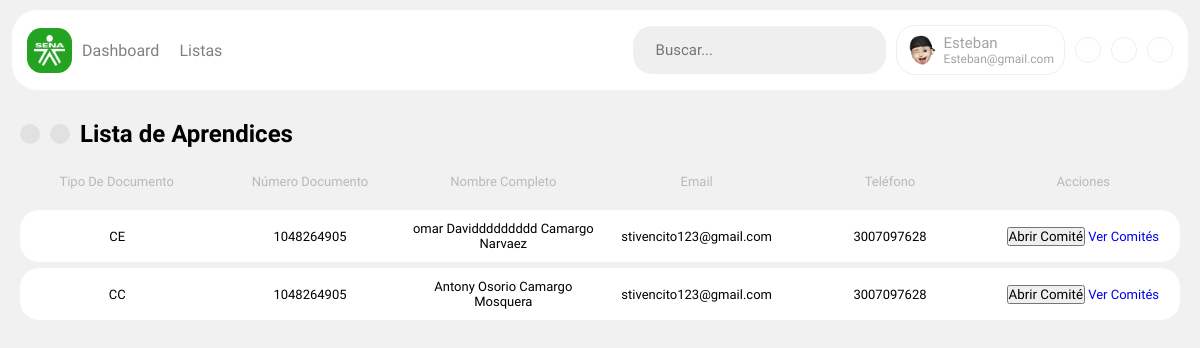
Page /views/aprendices.php?id_ficha=16 (signed in) on the earlier database version.
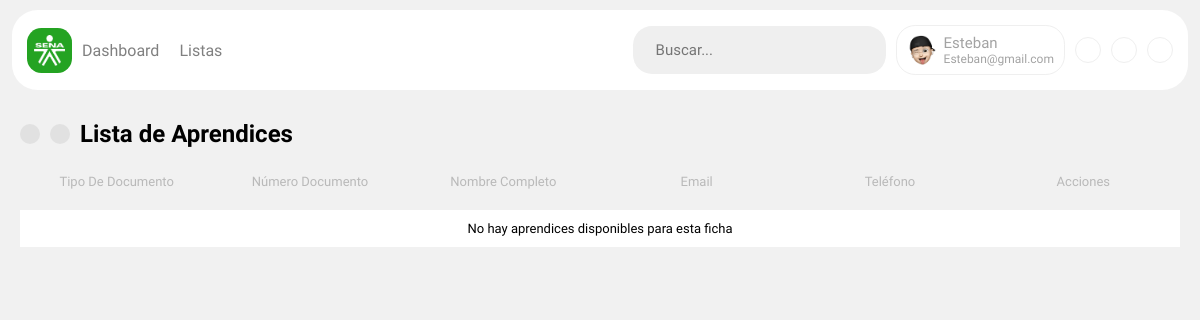
Same page on the later database version.
### tables this page shows
CREATE TABLE `aprendiz` (
  `ID_Aprendiz` int(11) NOT NULL,
  `Numero_Documento` varchar(50) NOT NULL,
  `Tipo_Documento` varchar(20) NOT NULL,
  `Primer_Nombre` varchar(50) NOT NULL,
  `Segundo_Nombre` varchar(50) DEFAULT NULL,
  `Primer_Apellido` varchar(50) NOT NULL,
  `Segundo_Apellido` varchar(50) NOT NULL,
  `Email` varchar(100) DEFAULT NULL,
  `Telefono` varchar(20) DEFAULT NULL,
  `ID_Ficha` int(11) DEFAULT NULL,
  `Imagen` varchar(255) NOT NULL
);

### views/aprendices.php (the view, shortened to what this page needs)
<?php
include("../model/config.php");
if (isset($_GET['id_ficha'])) {
    $id_ficha = $_GET['id_ficha'];
    $query = "SELECT * FROM aprendiz WHERE ID_Ficha = $id_ficha";
    $result = $con->query($query);
} else {
    header("Location: ../index.php");
    exit();
}
?>
<!DOCTYPE html>
<html lang="en">
<head>
    <link rel="stylesheet" href="https://cdn.jsdelivr.net/npm/sweetalert2@10.16.6/dist/sweetalert2.min.css">
    <link rel="stylesheet" href="../static/style/tablas.css">
    <link rel="stylesheet" href="../static/style/modal.css">
</head>
<body>
<?php include '../components/menu.php'; ?>
    <section>
        <div class='title-accion'>
            <div>
                <a href="listas_ficha.php" class="agregar">
                </a>
                <button type="button" id="openAddAprendizModal" class="agregar">
                </button>
            </div>
            <h1>Lista de Aprendices</h1>
        </div>
        <table id='table'>
            <thead>
                <tr>
                    <th>Tipo De Documento</th>
                    <th>Número Documento</th>
                    <th>Nombre Completo</th>
                    <th>Email</th>
                    <th>Teléfono</th>
                    <th>Acciones</th>
                </tr>
            </thead>
            <tbody>
                <?php
                if ($result->num_rows > 0) {
                    while ($row = $result->fetch_assoc()) {
                        echo "<tr class='fila' data-id-aprendiz='{$row['ID_Aprendiz']}' data-tipo-documento='{$row['Tipo_Documento']}' data-numero-documento='{$row['Numero_Documento']}' data-nombre-completo='{$row['Primer_Nombre']} {$row['Segundo_Nombre']} {$row['Primer_Apellido']} {$row['Segundo_Apellido']}' data-email='{$row['Email']}' data-telefono='{$row['Telefono']}' data-tipo-documento='{$row['Tipo_Documento']}'>
                                <td>{$row['Tipo_Documento']}</td>
                                <td>{$row['Numero_Documento']}</td>
                                <td>{$row['Primer_Nombre']} {$row['Segundo_Nombre']} {$row['Primer_Apellido']} {$row['Segundo_Apellido']}</td>
                                <td>{$row['Email']}</td>
                                <td>{$row['Telefono']}</td>
                                <td>
                                    <button class='btn btn-primary abrir-comite' data-id='{$row['ID_Aprendiz']}' data-documento='{$row['Numero_Documento']}'>Abrir Comité</button>
                                     <a href='lista_comite.php?id_aprendiz={$row['ID_Aprendiz']}' class='btn btn-secondary'>Ver Comités</a>
                                </td>
                              </tr>";
                    }
                } else {
                    echo "<tr><td colspan='6'>No hay aprendices disponibles para esta ficha</td></tr>";
                }
                ?>
            </tbody>
        </table>
    </section>
</body>
</html>

### components/menu.php (shortened to what this page needs)
<?php
$res_Uname = isset($_SESSION['username']) ? $_SESSION['username'] : 'Usuario Desconocido';
$res_Email = isset($_SESSION['valid']) ? $_SESSION['valid'] : 'email@desconocido.com';
?>
<link rel="stylesheet" href="../static/style/menu.css">
<link rel="stylesheet" href="../static/style/oscuro.css">
<nav class="navbar">
    <div class="opcion">
        <img class="logo" src="../static/img/Sena-blanco.png" alt="">
        <ul class="menu-item">
            <li class="item">
                <a href="home.php" class="title">Dashboard</a>
            </li>
            <li class="item">
                <a class="title" id="Dashboard">Listas</a>
            </li>
        </ul>
    </div>
    <div class="user-opcion">
        <div class="buscador">
            <input id="search" type="search" placeholder="Buscar..." class="search_box" autocomplete="off">
        </div>
        <div class="user">
            <img src="../static/img/perfil.png" alt="logo_img" />
            <div class="text">
                <span class="nombre"><?php echo htmlspecialchars($res_Uname); ?></span>
                <span class="correo"><?php echo htmlspecialchars($res_Email); ?></span>
            </div>
        </div>
        <div class="power">
        </div>
        <a href="edit.php" class="power"><i class="ph ph-user"></i></a>
        <a href="../controllers/logout.php" class="power"><i class="ph ph-sign-out"></i></a>
    </div>
</nav>

### static/style/tablas.css (style rules this page uses)
.title-accion { display: flex; align-items: center; align-content: center; margin-bottom: 20px; }
.title-accion div { display: flex; }
table { width: 100%; table-layout: fixed; border-collapse: separate; border-spacing: 0px 6px; }
table thead th { font-weight: 400; color: rgb(185, 185, 185); font-size: 13px; text-align: center; padding-bottom: 15px; }
table td { padding: 10px 2px; text-align: center; border-top: 1px solid #dddddd00; border-bottom: 1px solid #dddddd00; background-color: #ffffff; font-size: 13px; }
.agregar { background-color: rgb(225, 225, 225); color: #7a7a7a; outline: none; border: none; gap: 7px; cursor: pointer; padding: 10px; border-radius: 0.9rem; display: flex; align-items: center; align-content: center; margin-right: 10px; transition: box-shadow 0.3s ease-in-out, background-color 0.3s ease-in-out; }
.fila td:first-child { border-top-left-radius: 1.2rem; border-bottom-left-radius: 1.2rem; border-left: 1px solid #dddddd00; }
.fila td:nth-last-child(1) { border-top-right-radius: 1.2rem; border-bottom-right-radius: 1.2rem; border-right: 1px solid #dddddd00; }

### static/style/menu.css (style rules this page uses)
* { font-family: "Urbanist", sans-serif; list-style-type: none; text-decoration: none; box-sizing: border-box; margin: 0; padding: 0; }
body { background-color: #f1f1f1; }
nav { background-color: #fff; border-radius: 1.6rem; padding: 15px; margin: 10px auto; width: 98%; display: flex; align-items: center; align-content: center; justify-content: space-between; }
.opcion, .user-opcion { display: flex; align-items: center; align-content: center; column-gap: 10px; }
.opcion .logo { background-color: #24A322; padding: 7px; height: 45px; width: 45px; border-radius: 0.9rem; }
.menu-item { display: flex; column-gap: 20px; }
.menu-item .item .title { cursor: pointer; color: grey; transition: font-weight 0.2s ease-in-out; }
.buscador { background-color: rgb(239, 239, 239); border-radius: 1.2rem; padding: 15px; display: flex; align-items: center; align-content: center; }
.buscador input { color: grey; font-size: 15px; margin-left: 8px; outline: none; border: none; background-color: rgba(128, 128, 128, 0); }
.user { border-radius: 1.2rem; padding: 8px 10px; display: flex; align-items: center; align-content: center; border: 1px solid rgb(239, 239, 239); }
.user img { width: 30px; height: 30px; }
.text { margin-left: 7px; color: #a3a3a3; display: flex; align-content: center; flex-direction: column; }
.text .nombre { font-weight: 500; font-size: 15px; }
.text .correo { font-size: 12px; }
section { padding: 20px; }
.power { display: flex; align-items: center; align-content: center; justify-content: center; padding: 12px; border-radius: 1.2rem; border: 1px solid rgb(239, 239, 239); font-size: 25px; color: #acacac; cursor: pointer; transition: color 0.3s ease-in-out, background-color 0.3s ease-in-out; }

### static/style/oscuro.css (style rules this page uses)
body { transition: background-color 0.5s ease; }

Differences in the rows shown:
removed aprendiz: Tipo_Documento "CE", Numero_Documento "1048264905", Primer_Nombre "omar", Segundo_Nombre "Daviddddddddd", Primer_Apellido "Camargo", Segundo_Apellido "Narvaez", Email "stivencito123@gmail.com", Telefono "3007097628"
removed aprendiz: Tipo_Documento "CC", Numero_Documento "1048264905", Primer_Nombre "Antony", Segundo_Nombre "Osorio", Primer_Apellido "Camargo", Segundo_Apellido "Mosquera", Email "stivencito123@gmail.com", Telefono "3007097628"
Other differences:
text now shown: "No hay aprendices disponibles para esta ficha"
